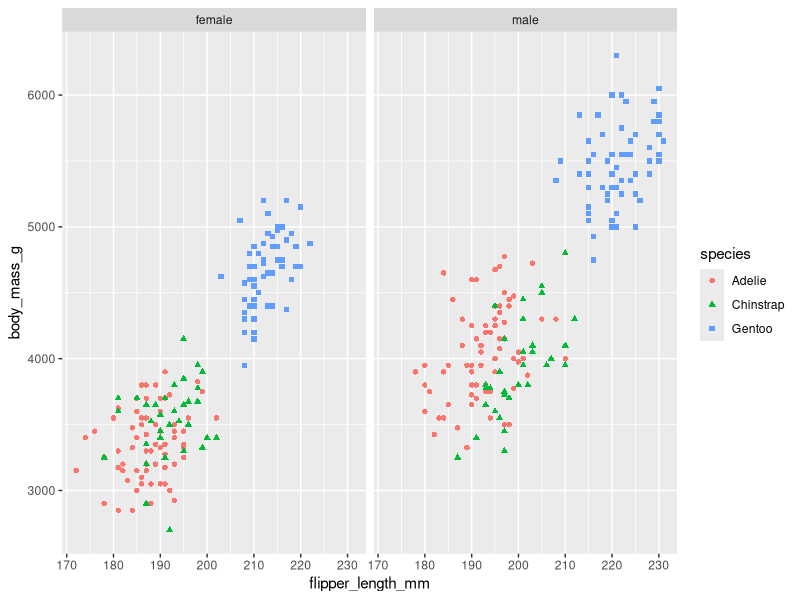
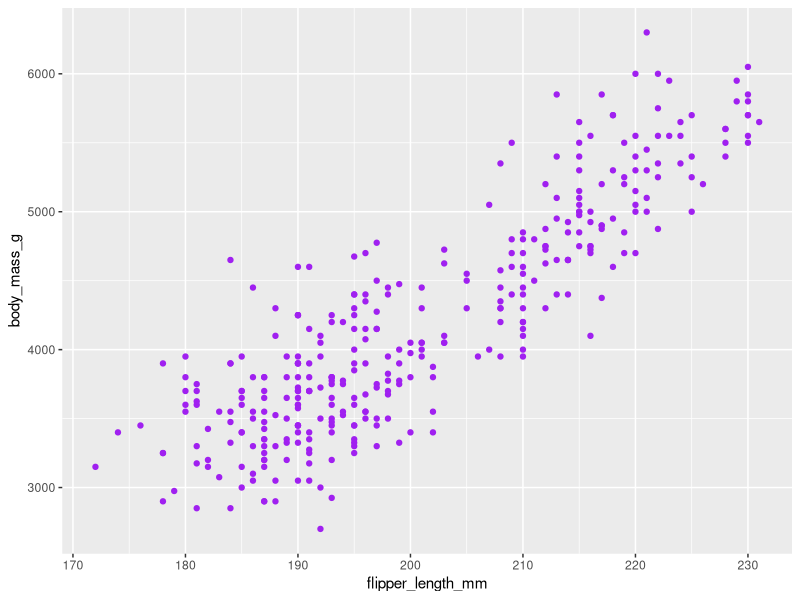
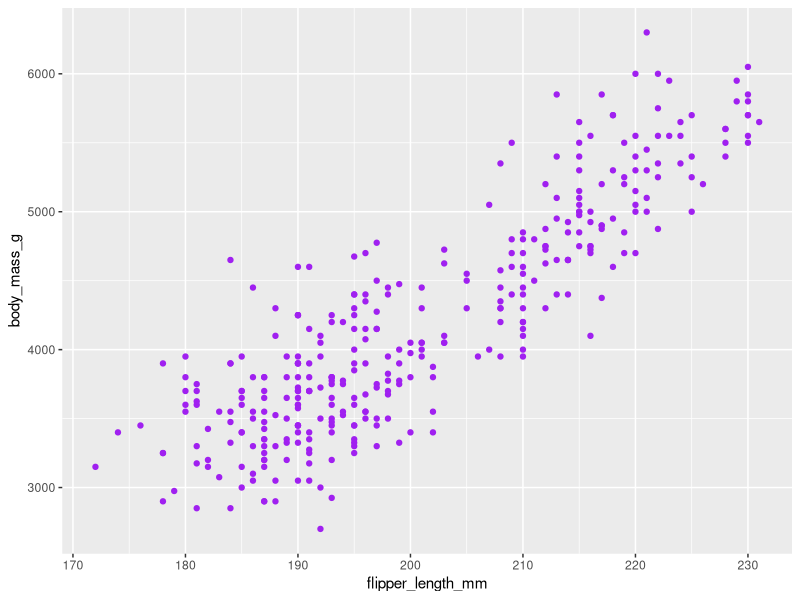
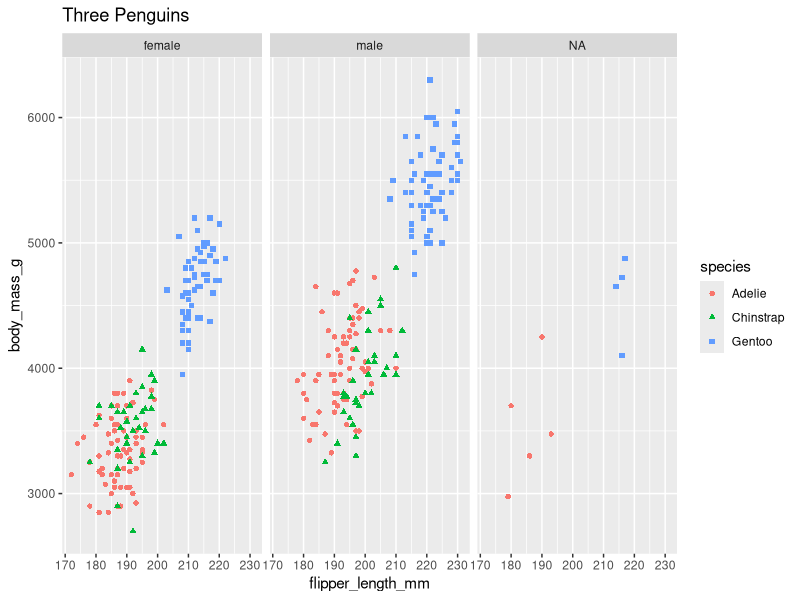

Source code (R) for these figures, in order:
library(ggplot2)
library(palmerpenguins)
library(tidyverse)
penguins %>%
  drop_na(sex) %>%
  ggplot(aes(x=flipper_length_mm, y=body_mass_g)) +
  geom_point(aes(color=species, shape=species)) +
  facet_wrap(~sex)
#glimpse(penguins)

ggplot(data=penguins, aes(x = flipper_length_mm, y = body_mass_g)) +
  geom_point(color="purple")

ggplot(data=penguins, aes(x = flipper_length_mm, y = body_mass_g)) +
  geom_point(color="purple")

ggplot(data=penguins, aes(x = flipper_length_mm, y = body_mass_g)) +
  geom_point(aes(color=species, shape=species)) +labs(title = "Three Penguins")+
  facet_wrap(~sex)

